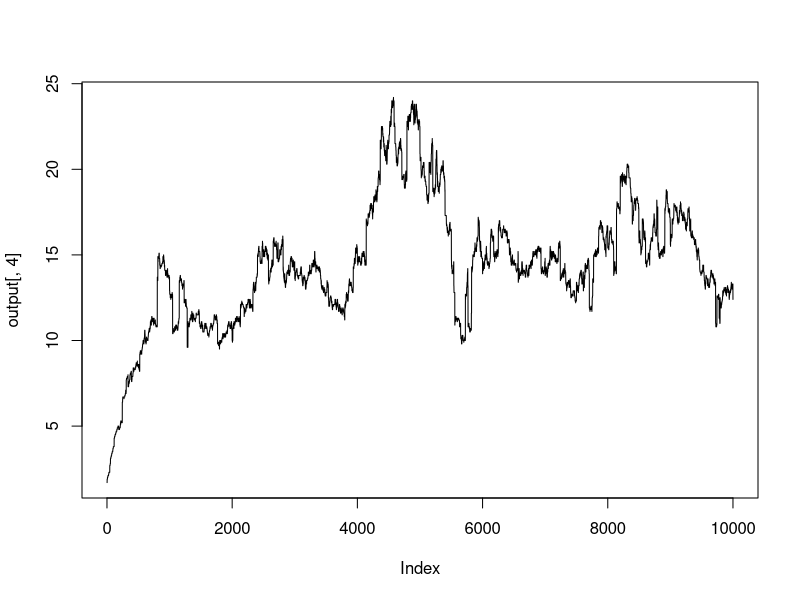

This figure's R source: (Note: a time limit stopped this script after it produced the figure.)
library(tidyverse)

# Kinetic Energy Model

# create energy-simulation function
energies <- function(x){
  
  Wpos <- sample(x[,1],1)
  Lpos <- sample(x[,1],1)
  
  transfer <- runif(n = 1,min=0,max=mean(x[,2]))
  
  if (x[Lpos,2] > transfer) {
    
    x[Wpos,2] <- x[Wpos,2]+transfer
    x[Lpos,2] <- x[Lpos,2]-transfer
    
    x[Wpos,3] <- x[Wpos,3]+1
    x[Lpos,3] <- x[Lpos,3]+1

  } else {
    
    x[Wpos,2] <-x[Wpos,2]
    x[Lpos,2] <-x[Lpos,2]
    
    x[Wpos,3] <- x[Wpos,3]+1
    x[Lpos,3] <- x[Lpos,3]+1
    
  }
  
  vals <- x[,1:3]

}

# create stepper function
stepper2 <- function(nsteps=10000,agents=200,rate=0.1,wF=0.025) {
  
  # build intial gameset
  dat <- matrix(c(1:agents,rep(100,agents),
                  rep(0,agents)),nrow=agents)
  
  # define redistribution rates/intervals
  rDis <- round(nsteps*rate,-1)
  rInt <- seq(rDis,nsteps,rDis)
  
  # define tanking system
  rank_01 <- agents/100
  rank_50 <- agents - (agents/2)+1
  
  # prepare logbook of transactions
  transactions <- matrix(ncol=nsteps,nrow=agents)
  
  # prepare diagnostics 
  diagnostics <- matrix(ncol=4,nrow=nsteps)
  
  for (i in seq_len(nsteps)){
    
    if (i %in% rInt) {
      
      dat <- energies(dat)
      
      # Redistribution  Scheme
      totTaxes <-sum(dat[,2]*wF)
      indSplits <- totTaxes/agents
      print(paste0(totTaxes,": All"))
      print(paste0(indSplits,": Split"))
      dat[,2] <- dat[,2]+indSplits
      
      # extract transaction and counter
      trn <-dat[,2] 
      cnt <-dat[,3] 
      
      # sorting of results for diagnostics
      sorts <- dat[order(dat[,2],decreasing=TRUE),]
      
      pos01_unit <- sorts[1,1]
      
      pos01_val <- sorts[1,2]
      pos50_val <-sum(sorts[rank_50:agents,2])
      
      diagnostics[i,1] <-pos01_unit
      diagnostics[i,2] <-pos01_val
      diagnostics[i,3] <-pos50_val
      diagnostics[i,4] <-round((pos01_val/pos50_val)*100,1)
      
      
      # pass per-round balances to logbook
      transactions[,i]<-trn
      
    } else {
    
      # pass function results back to DF
      dat <-energies(dat)
      
      # extract transaction and counter
      trn <-dat[,2] 
      cnt <-dat[,3] 
      
      # sorting of results for diagnostics
      sorts <- dat[order(dat[,2],decreasing=TRUE),]
      
      pos01_unit <- sorts[1,1]
      
      pos01_val <- sorts[1,2]
      pos50_val <-sum(sorts[rank_50:agents,2])
      
      diagnostics[i,1] <-pos01_unit
      diagnostics[i,2] <-pos01_val
      diagnostics[i,3] <-pos50_val
      diagnostics[i,4] <-round((pos01_val/pos50_val)*100,1)
      
      
      # pass per-round balances to logbook
      transactions[,i]<-trn
      
    }
    
    
  }
  
  # return data
  #completeRecord <-rbind(transactions,t(diagnostics))
  #return(completeRecord)
  
  # simple case for overall wealth-split trajectories
  return(diagnostics)
  
}

# SIMPLE DIAGNOSTIC CASE :: SINGLE RUN
# save to object
output<-stepper2()
plot(output[,4],type="l")


# PRODUCTION CASE :: CARRY OUT MANY EXPERIMENTS
# repeating N times (100 is ~30mB)

reps <- 100
walks<-replicate(reps,stepper2())

# get "average outcome"
avgOutcomes <-rowMeans(walks2,dims=2)
plot(avgOutcomes[,4],type="l")


# RINSE REPEAT FORMUALTION :: COMPARE SEVERAL CASES
par(mfrow=c(1,1))
replicate(reps,stepper2(nsteps = 4000,agents = 100)) %>% 
  rowMeans(.,dims=2) %>% .[,4] %>% plot(type="l")
replicate(reps,stepper2(nsteps = 4000,agents = 200)) %>% 
  rowMeans(.,dims=2) %>% .[,4] %>% lines(type="l",col="green")
replicate(reps,stepper2(nsteps = 4000,agents = 400)) %>% 
  rowMeans(.,dims=2) %>% .[,4] %>% lines(type="l",col="blue")



# get "average outcome"
avgOutcomes <-rowMeans(walks2,dims=2)
plot(avgOutcomes[,4],type="l")

# extract index and avgs into long vector for CI plot
a<-rep(1:interactions,reps)
b<-c(walks[,,])
join<-as.data.frame(cbind(a,b))

ggplot(aes(a,b),data=join) + geom_smooth()


# No 2 Return All Data
# save to object
output<-stepper(,,dat)

# two different plots
matplot(t(output[1:players,]),type="l")
plot(output[players+4,],type="l")

# and plotting
matplot(t(walks[1:10,,2]),type="l", xlab="Game Length")
plot(walks[players+4,,2],type="l", 
     xlab="Game Length", ylab = "Top 1% to Bottom 50% Ratio")


single_Energy<-energies(dat)

# create log for long-simulation run
energies_transactions <- matrix(ncol=interactions,nrow=players)
energies_ranks <- matrix(ncol=interactions,nrow=players)

# diagnostics
energies_splits <- matrix(ncol=4,nrow=interactions)
  
  # iterate through  main loop
  i=1
  for (i in i:ncol(energies_transactions)) {
    
    results<-energies(dat) # get matrix of results
    
    # extract transaction and counter
    trn <-results[,2] 
    cnt <-results[,3] 
    
    #cnt<-energies(dat[,2])
    #energies_transactions[,i] <-res
    
    # pass balances to log
    energies_transactions[,i] <-trn 
    
    # pass balances to balance sheet
    #dat[,2]<-energies_transactions[,i]  
    dat[,2]<-trn
    dat[,3]<-cnt 
    
    #
    
    sorts <- results[order(results[,2],decreasing=TRUE),]
    energies_ranks[,i] <-sorts[,1]
    
    pos01_unit <- sorts[1,1]
    pos01_val <- sorts[1,2]
    
    pos50_val <-sum(sorts[rank_50:players,2])
    
    energies_splits[i,1] <-pos01_unit
    energies_splits[i,2] <-pos01_val
    energies_splits[i,3] <-pos50_val
    energies_splits[i,4] <-round((pos01_val/pos50_val)*100,1)
    
    
    
  } 
  
                      

 

# calculating length of streaks
energies_splits_df <- as.data.frame(energies_splits)

# demo of functions for finding mean "rank-size change"
energies_splits_df %>% group_by(V2,V1) %>% group_size() %>% 
  cumsum() %>% .[2:length(.)]

# pass above as vector of indices to compute over
which(energies_ranks[,9]==energies_splits[10,1])

# gives "turnover rate" as a function of interactions 
energies_splits_df %>% group_by(V2,V1) %>% group_size()%>% 
  median()/players


# main plot
plot(energies_splits[,4],type="l")

##############################################


  # define parameters
  players <- 10
  interactions<-250
  
  # make intial distribution
  dat <- matrix(rep(interactions,players),nrow = players)
  
  # assign dice "multipliers" 
  dice <-c(-0.8,-0.4,-0.2,0.2,0.4,0.8)
  
  # define game function
  diceGame <- function(x) {
    
    beg <- sum(x) # total in beginning
    int <- x*(1+sample(dice,players,replace = TRUE)) # draw outcomes
    newTot <- sum(int) # sum of new balance
    
    fac <- (newTot-beg)/newTot # calculate factor
    duty <- int-(fac*int) # apply to keep total wealth constant
  
    return(duty) # return new distribution to players
  }
  
  # create holder of results
  holder <- matrix(ncol=interactions,nrow=players)
  
  # iterate through main loop
  i=1
  for (i in i:ncol(holder)) {
    
    results<-apply(dat, MARGIN = 2,FUN = diceGame) # iterate draws down columns
    
    holder[,i] <-results # pass results to holder
    
    dat<-results # reassign latest outcome to balance sheet
    
}

  
matplot(t(holder),type = "l",
        main="Inequality Arising from Pure Chance (Dice Analogy)",
        xlab = "Interactions (n)",
        ylab="Wealth",lty = 1,lwd = 0.5)

# single run
oneTime<-apply(dat,MARGIN = 2,FUN = diceGame)
